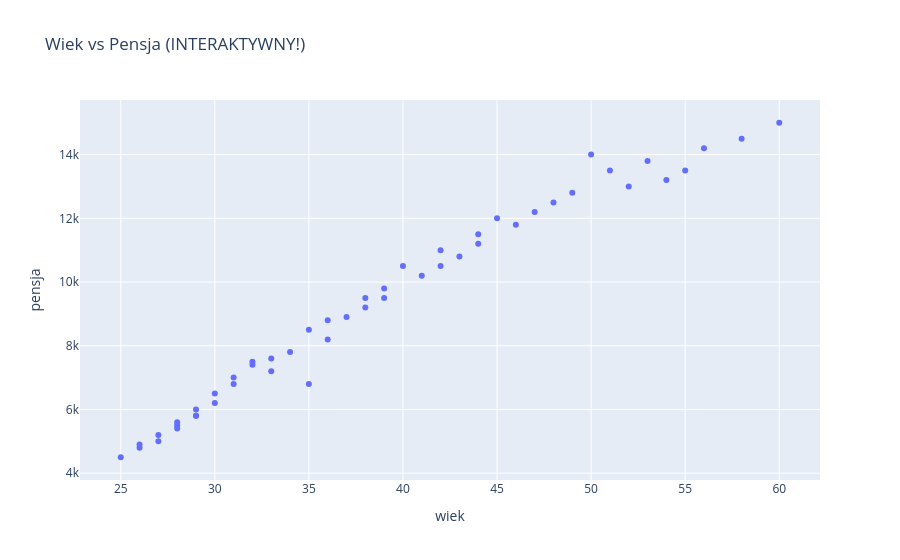

Here is the notebook cell this chart was saved with:
### Markdown cell above
### 2.1 Scatter plot

### Code cell
# Prosty scatter plot
fig = px.scatter(df_prac, 
                 x='wiek', 
                 y='pensja',
                 title='Wiek vs Pensja (INTERAKTYWNY!)')

fig.show()

print("\n💡 WYPRÓBUJ INTERAKTYWNOŚĆ:")
print("- Najedź myszką na punkt → zobaczysz dokładne wartości")
print("- Zaznacz obszar → zoom")
print("- Dwuklik → powrót do widoku początkowego")
print("- Przyciski w prawym górnym rogu → więcej opcji!")

### Figure 1 — Plotly figure (JSON) as saved in the notebook; plotly's stock layout.template omitted (floating-point values rounded to 4 significant figures)
{"data": [{"hovertemplate": "wiek=%{x}<br>pensja=%{y}<extra></extra>", "legendgroup": "", "marker": {"color": "#636efa", "symbol": "circle"}, "mode": "markers", "name": "", "orientation": "v", "showlegend": false, "type": "scatter", "x": [32, 45, 28, 38, 35, 42, 30, 50, 27, 55, 33, 40, 29, 37, 44, 31, 26, 48, 34, 41, 28, 39, 36, 52, 25, 58, 43, 35, 30, 46, 27, 54, 32, 29, 47, 38, 31, 49, 28, 60, 44, 51, 33, 36, 26, 56, 42, 39, 29, 53], "xaxis": "x", "y": [7500, 12000, 5500, 9500, 6800, 11000, 6200, 14000, 5000, 13500, 7200, 10500, 5800, 8900, 11500, 7000, 4800, 12500, 7800, 10200, 5400, 9800, 8200, 13000, 4500, 14500, 10800, 8500, 6500, 11800, 5200, 13200, 7400, 6000, 12200, 9200, 6800, 12800, 5600, 15000, 11200, 13500, 7600, 8800, 4900, 14200, 10500, 9500, 5800, 13800], "yaxis": "y"}], "layout": {"legend": {"tracegroupgap": 0}, "title": {"text": "Wiek vs Pensja (INTERAKTYWNY!)"}, "xaxis": {"anchor": "y", "domain": [0, 1], "title": {"text": "wiek"}}, "yaxis": {"anchor": "x", "domain": [0, 1], "title": {"text": "pensja"}}}}
